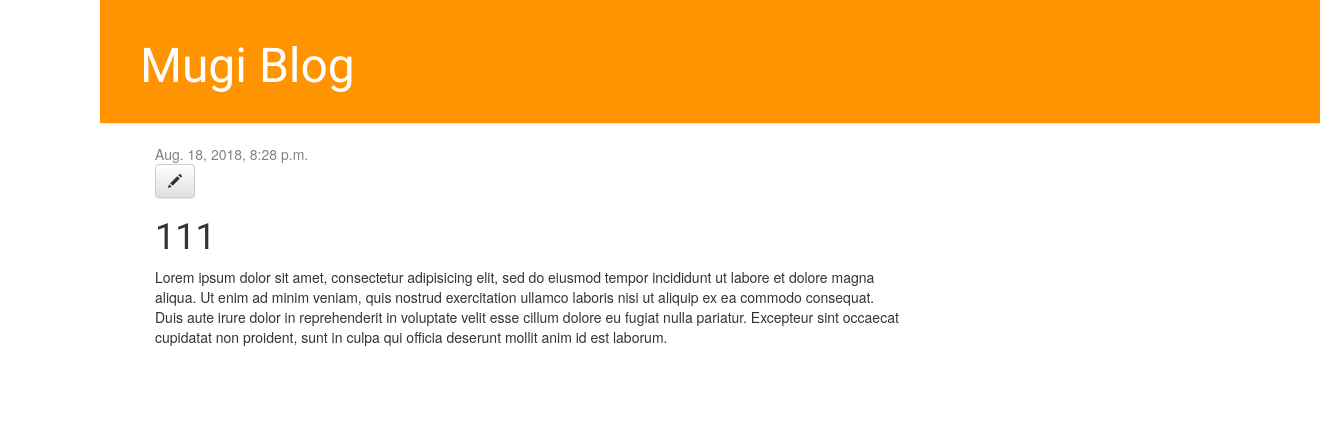
/post/1/, run on an earlier commit of the app's database.
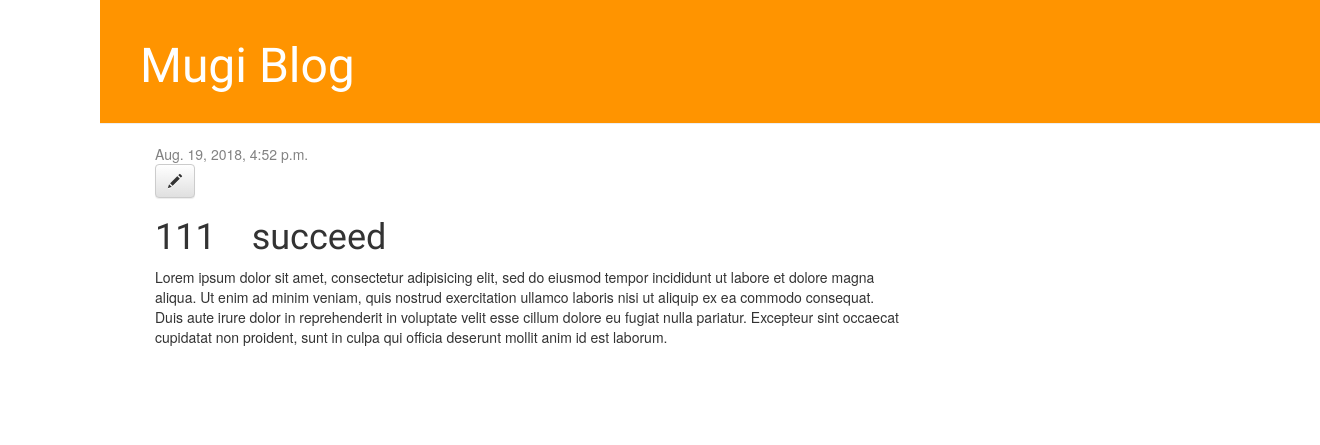
And on a later commit of the database.
### blog/models.py (models this page shows, shortened)
class Post(models.Model):
    author = models.ForeignKey('auth.User', on_delete=models.CASCADE)
    title = models.CharField(max_length=200)
    text = models.TextField()
    created_date = models.DateTimeField(default=timezone.now)
    published_date = models.DateTimeField(blank=True, null=True)

### blog/views.py (the view)
# urls.py: path('post/<int:pk>/', views.post_detail, name='post_detail'),
def post_detail(request, pk):
    post = get_object_or_404(Post, pk=pk)
    return render(request, 'blog/post_detail.html', {'post':post})

### blog/templates/blog/post_detail.html
{% extends 'blog/base.html' %}
{% block content %}
    <div class="post">
      {% if post.published_date %}
        <div class="date">
          {{ post.published_date }}
        </div>
      {% endif %}
      <a class="btn btn-default" href="{% url 'post_edit' pk=post.pk %}"><span class="glyphicon glyphicon-pencil"</span></a>
      <h1>{{ post.title }}</h1>
      <p>{{ post.text|linebreaksbr }}</p>
    </div>
{% endblock %}

What changed in the data, as far as the page shows it:
changed Post: published_date "Aug. 18, 2018, 8:28 p.m." → "Aug. 19, 2018, 4:52 p.m."; title "111" → "111 succeed"
